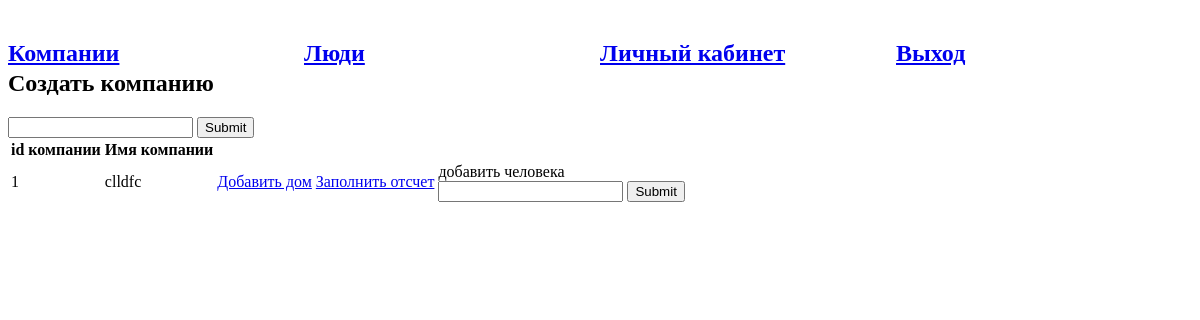
Page /companies (signed in) on the earlier database version.
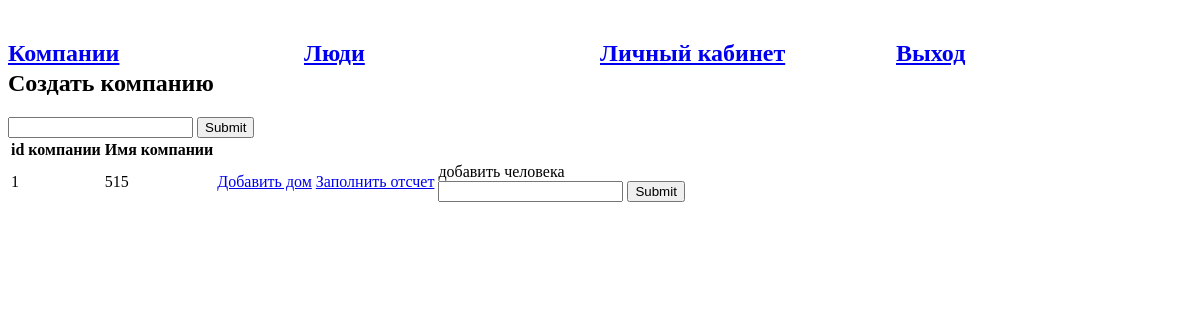
Same page on the later database version.
### main/models.py (models this page shows)
class Company(models.Model):
	users = models.ManyToManyField(User)
	name_company = models.CharField(max_length=50)

### main/views.py (the view)
# urls.py: path('companies',views.companies, name = 'Companies'),
def companies(request):
	company = Company.objects.all()
	return render(request, "main/companies.html", {"company":company} )

### main/templates/main/companies.html (shortened to what this page needs)
{% extends "main/base.html" %}
{% block content %}
{% if user.is_authenticated  %}
	<div>
		<h2>Создать компанию</h2>
		<form method="post" action="create_company/{{ user.id}}/" >
			<input type="text" name="name_company">
			<input type="submit" name="Создать">
		</form>
	</div>
	<div>
		<table>
			<thead> <th>id компании</th> <th>Имя компании</th>  <th></th> <th></th> <th></th> </thead>
			{% for compan  in company %}
			<tr>
				<td>{{ compan.id }} </td>
				<td>{{ compan.name_company }}</td>
				<td><a href="create_home/{{ compan.id }}/">Добавить дом</a></td>
				<td><a href="fill_countdown/{{compan.id}}">Заполнить отсчет</a></td>
				<td> добавить человека <br />
					<form method="post" action="change_company/{{ compan.id}}/">
						<input type="text" name="people_id">
						<input type="submit" name="добавить">
					</form>
				</td>
			</tr>
			{%endfor%}
		</table>
	</div>
{% else %}
	<h1><a href="/accounts/login">Войдите</a> чтобы упровлять компаниями</h1>
{%endif%}
{% endblock %}

Differences in the rows shown:
changed Company id 1: name_company "clldfc" → "515"
